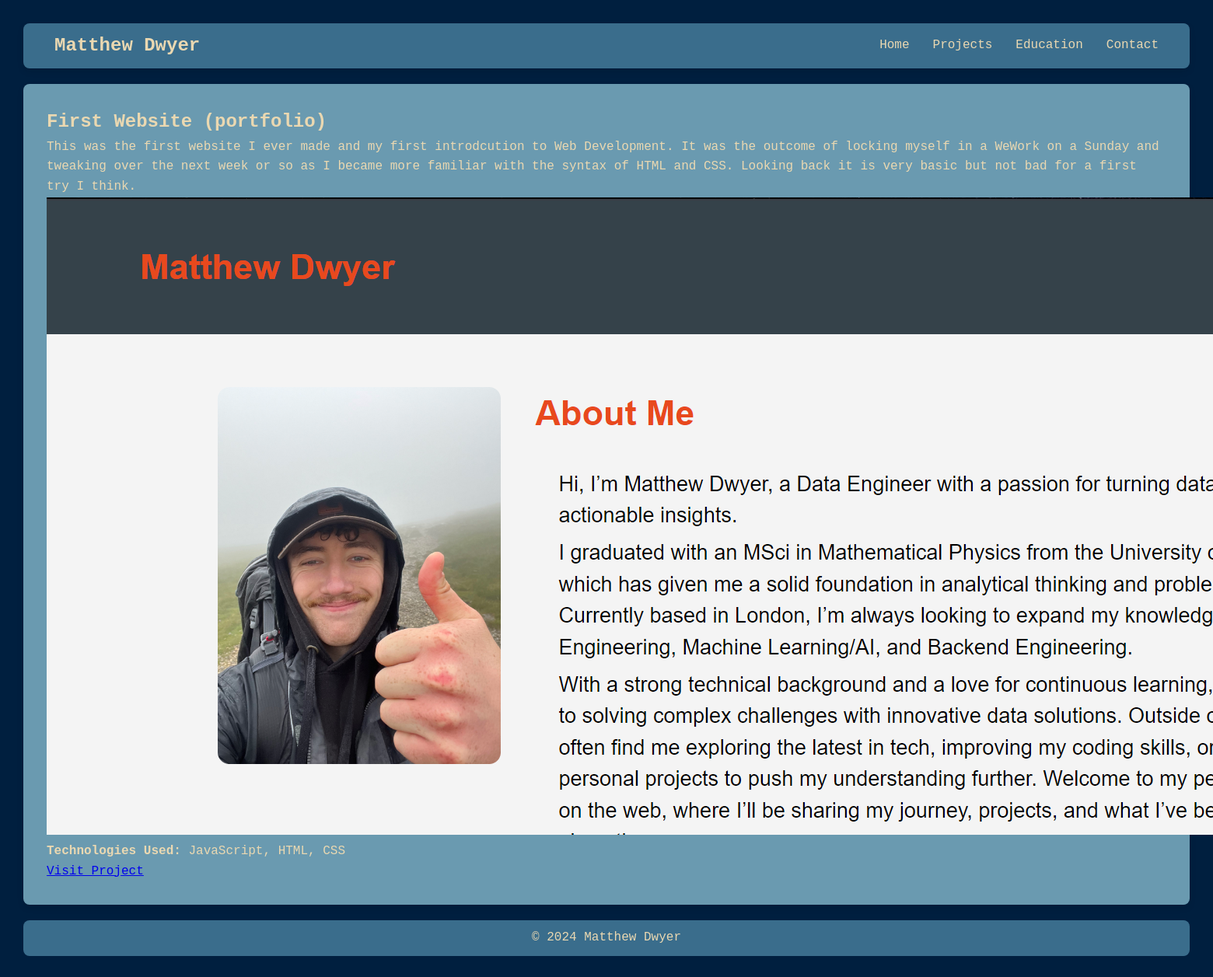
The app's page /projects/first-website-portfolio/ with its own data.
### projects/models.py (models this page shows, shortened)
class Project(models.Model):
    title = models.CharField(max_length=200, verbose_name="Project Title")
    slug = models.SlugField(max_length=250, unique=True, blank=True, verbose_name="URL Slug")
    link = models.URLField(
        help_text="Enter a link to the project or repository.",
        blank=True,  # Makes the link field optional
        null=True
    )
    description = models.TextField(verbose_name="Project Description")
    created = models.DateTimeField(default=timezone.now, verbose_name="Date Created", editable=True)
    updated = models.DateTimeField(auto_now=True, verbose_name="Last Updated")
    image = models.ImageField(
        upload_to='images/',
        blank=True,
        null=True,
        help_text="Upload an image for the project.",
        verbose_name="Project Image"
    )
    file = models.FileField(
        upload_to='files/',
        blank=True,
        null=True,
        help_text="Upload a file related to the project.",
        verbose_name="Project File"
    )
    technologies = models.ManyToManyField(Technology, related_name="projects", verbose_name="Technologies Used")
    def technology_list(self):
        return ", ".join(tech.name for tech in self.technologies.all())
    class Meta:
        ordering = ["-created"]
        verbose_name = "Project"
        verbose_name_plural = "Projects"

class Technology(models.Model):
    name = models.CharField(max_length=100, unique=True, verbose_name="Technology Name")
    type = models.ForeignKey(
        TechnologyType,
        on_delete=models.CASCADE,
        related_name="technologies",
        verbose_name="Type"
    )

### projects/views.py (the view)
# urls.py: path('<slug:slug>/', views.project_detail, name='detail'),
def project_detail(request, slug):
    project = get_object_or_404(Project, slug=slug)
    return render(request, 'projects/detail.html', {'project': project})

### projects/templates/projects/detail.html
{% extends 'projects/base.html' %}
{% block content %}
<div class="project-detail">
    <h2>{{ project.title }}</h2>
    <p>{{ project.description }}</p>
    {% if project.image %}
        <img src="{{ project.image.url }}" alt="{{ project.title }}">
    {% endif %}
    <p><strong>Technologies Used:</strong> {{ project.technology_list }}</p>
    <a href="{{ project.link }}" target="_blank">Visit Project</a>
</div>
{% endblock %}

### projects/static/projects/styles.css (style rules this page uses)
:root { --primary-color: #3A6D8C; --secondary-color: #6A9AB0; --background-color: #001F3F; --font-color: #EAD8B1; --hover-color: #2980b9; --font-main: "Lucida Console", Monaco, monospace; --padding: 10px; }
* { margin: 0; padding: 0; box-sizing: border-box; }
body { font-family: var(--font-main); background-color: var(--background-color); color: var(--font-color); line-height: 1.6; padding: 30px; }

### records on screen
Project: title "First Website (portfolio)", description "This was the first website I ever made and my first introdcution to Web Development. It was the outcome of locking myself in a WeWork on a Sunday and tweaking over the next week or so as I became more familiar with the syntax of HTML and CSS. Looking back it is very basic but not bad for a first try I think.", image (picture), technology_list "JavaScript, HTML, CSS"
